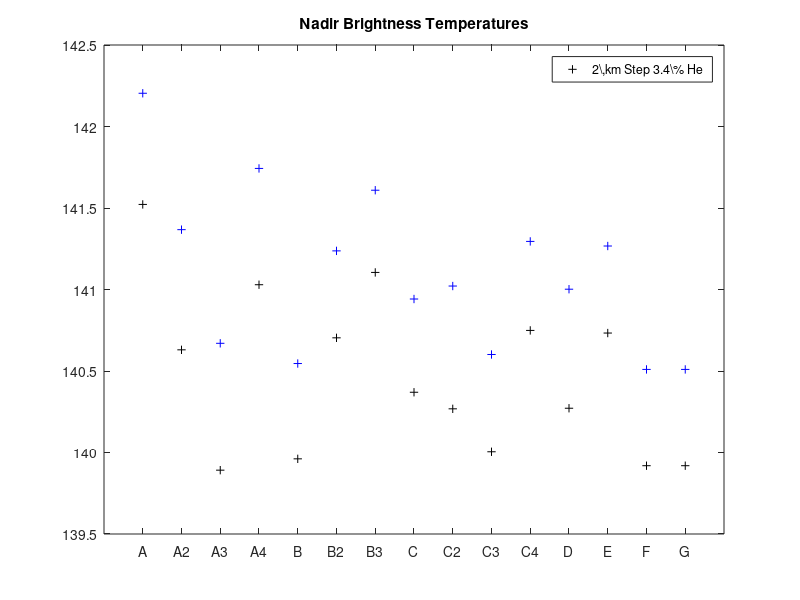
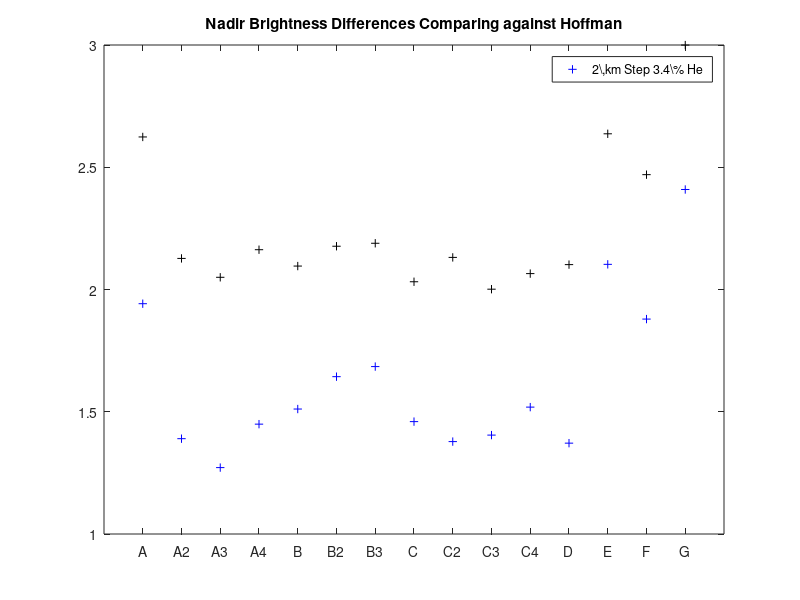

Reproduce these figures in MATLAB, in order.

 figure(999)
 
 load seventy_five_eq_He_34
 dlmwrite('He_0_34_eq_Tbeam.dat',Tbeam_seventy_five,'\t')
 plot(Tbeam_seventy_five,'+k')
 hold on;
 
 load seventy_five_eq_He_11
 dlmwrite('He_0_11_eq_Tbeam.dat',Tbeam_seventy_five,'\t')
 plot(Tbeam_seventy_five,'+b')
 
 set(gca,'XTick',1:1:15)
 set(gca,'XTickLabel',Model_names)
 legend('2\,km Step 3.4\% He')
 title('Nadir Brightness Temperatures')           
 hold off
 
 figure(1000)
 load seventy_five_eq_He_34
 dlmwrite('He_0_34_eq_residual.dat',residual,'\t')
 plot(residual,'+b')
 hold on;
 load seventy_five_eq_He_11
 dlmwrite('He_0_11_eq_residual.dat',residual,'\t')
 plot(residual,'+k')
 
 set(gca,'XTick',1:1:15)
 set(gca,'XTickLabel',Model_names)
 legend('2\,km Step 3.4\% He')
 title('Nadir Brightness Differences Comparing against Hoffman')
 dlmwrite('Tbeam_thesis_seventy_five.dat',Tbeam_thesis_seventy_five,'\t')
 dlmwrite('Tbeam_thesis.dat',Tbeam_thesis,'\t')
 